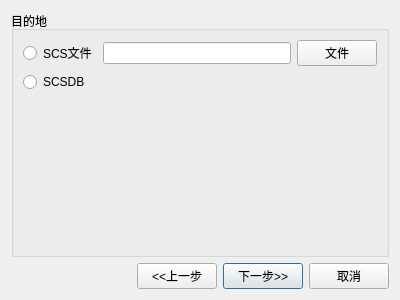
<?xml version="1.0" encoding="UTF-8"?>
<ui version="4.0">
 <class>ThirdDialog</class>
 <widget class="QDialog" name="ThirdDialog">
  <property name="geometry">
   <rect>
    <x>0</x>
    <y>0</y>
    <width>400</width>
    <height>300</height>
   </rect>
  </property>
  <property name="minimumSize">
   <size>
    <width>400</width>
    <height>300</height>
   </size>
  </property>
  <property name="maximumSize">
   <size>
    <width>400</width>
    <height>300</height>
   </size>
  </property>
  <property name="windowTitle">
   <string>Dialog</string>
  </property>
  <layout class="QVBoxLayout" name="verticalLayout_2">
   <item>
    <widget class="QGroupBox" name="groupBox">
     <property name="title">
      <string>目的地</string>
     </property>
     <layout class="QVBoxLayout" name="verticalLayout">
      <item>
       <layout class="QHBoxLayout" name="horizontalLayout_3">
        <item>
         <widget class="QRadioButton" name="radioButtonFile">
          <property name="text">
           <string>SCS文件</string>
          </property>
         </widget>
        </item>
        <item>
         <widget class="QLineEdit" name="lineEditFileName">
          <property name="readOnly">
           <bool>true</bool>
          </property>
         </widget>
        </item>
        <item>
         <widget class="QPushButton" name="pushButtonFile">
          <property name="text">
           <string>文件</string>
          </property>
         </widget>
        </item>
       </layout>
      </item>
      <item>
       <layout class="QHBoxLayout" name="horizontalLayout_4">
        <item>
         <widget class="QRadioButton" name="radioButtonDB">
          <property name="text">
           <string>SCSDB</string>
          </property>
         </widget>
        </item>
        <item>
         <spacer name="horizontalSpacer">
          <property name="orientation">
           <enum>Qt::Horizontal</enum>
          </property>
          <property name="sizeHint" stdset="0">
           <size>
            <width>40</width>
            <height>20</height>
           </size>
          </property>
         </spacer>
        </item>
       </layout>
      </item>
      <item>
       <spacer name="verticalSpacer">
        <property name="orientation">
         <enum>Qt::Vertical</enum>
        </property>
        <property name="sizeHint" stdset="0">
         <size>
          <width>20</width>
          <height>157</height>
         </size>
        </property>
       </spacer>
      </item>
     </layout>
    </widget>
   </item>
   <item>
    <layout class="QHBoxLayout" name="horizontalLayout_2">
     <item>
      <spacer name="horizontalSpacer_2">
       <property name="orientation">
        <enum>Qt::Horizontal</enum>
       </property>
       <property name="sizeHint" stdset="0">
        <size>
         <width>40</width>
         <height>20</height>
        </size>
       </property>
      </spacer>
     </item>
     <item>
      <widget class="QPushButton" name="pushButtonPre">
       <property name="text">
        <string>&lt;&lt;上一步</string>
       </property>
      </widget>
     </item>
     <item>
      <widget class="QPushButton" name="pushButtonNext">
       <property name="text">
        <string>下一步&gt;&gt;</string>
       </property>
       <property name="default">
        <bool>true</bool>
       </property>
      </widget>
     </item>
     <item>
      <widget class="QPushButton" name="pushButtonCancel">
       <property name="text">
        <string>取消</string>
       </property>
      </widget>
     </item>
    </layout>
   </item>
  </layout>
 </widget>
 <resources/>
 <connections/>
</ui>
